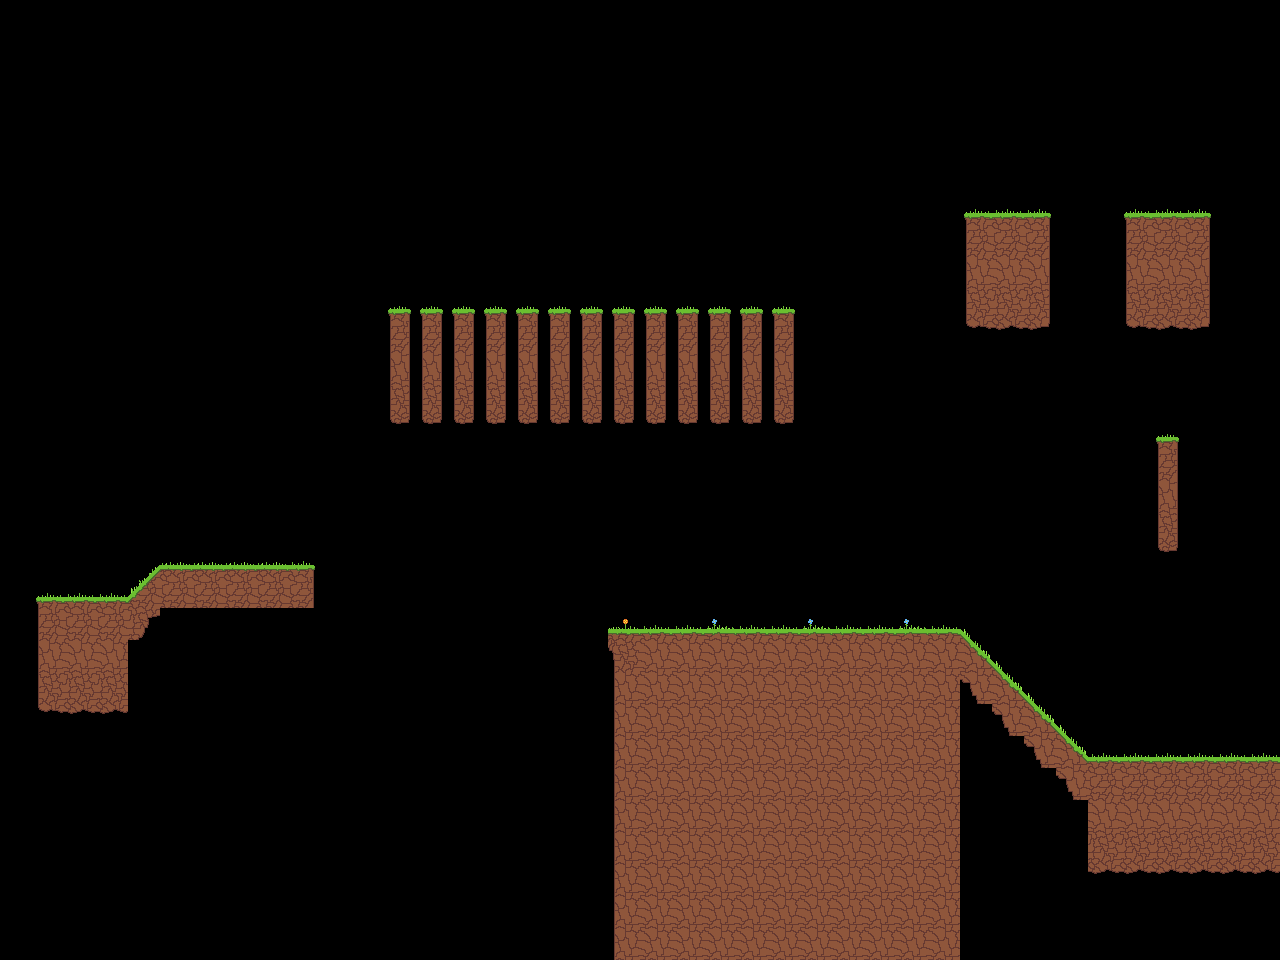

Below is a game level as drawn by its tile map, then a one-line description and the .tmx file that defines it, in full:
An orthogonal 40x30 tile map with 32x32 px tiles, 2 tile layers (Tile Layer 1, Tile Layer 2) and 17 objects.

<map version="1.9" tiledversion="1.9.2" orientation="orthogonal" renderorder="right-down" width="40" height="30" tilewidth="32" tileheight="32" infinite="0" nextlayerid="9" nextobjectid="18">
 <tileset firstgid="1" source="platformer_32_full.tsx" />
 <layer id="1" name="Tile Layer 1" width="40" height="30">
  <data encoding="csv">
0,0,0,0,0,0,0,0,0,0,0,0,0,0,0,0,0,0,0,0,0,0,0,0,0,0,0,0,0,0,0,0,0,0,0,0,0,0,0,0,
0,0,0,0,0,0,0,0,0,0,0,0,0,0,0,0,0,0,0,0,0,0,0,0,0,0,0,0,0,0,0,0,0,0,0,0,0,0,0,0,
0,0,0,0,0,0,0,0,0,0,0,0,0,0,0,0,0,0,0,0,0,0,0,0,0,0,0,0,0,0,0,0,0,0,0,0,0,0,0,0,
0,0,0,0,0,0,0,0,0,0,0,0,0,0,0,0,0,0,0,0,0,0,0,0,0,0,0,0,0,0,0,0,0,0,0,0,0,0,0,0,
0,0,0,0,0,0,0,0,0,0,0,0,0,0,0,0,0,0,0,0,0,0,0,0,0,0,0,0,0,0,0,0,0,0,0,0,0,0,0,0,
0,0,0,0,0,0,0,0,0,0,0,0,0,0,0,0,0,0,0,0,0,0,0,0,0,0,0,0,0,0,0,0,0,0,0,0,0,0,0,0,
0,0,0,0,0,0,0,0,0,0,0,0,0,0,0,0,0,0,0,0,0,0,0,0,0,0,0,0,0,0,0,0,0,0,0,0,0,0,0,0,
0,0,0,0,0,0,0,0,0,0,0,0,0,0,0,0,0,0,0,0,0,0,0,0,0,0,0,0,0,0,0,0,0,0,0,0,0,0,0,0,
0,0,0,0,0,0,0,0,0,0,0,0,0,0,0,0,0,0,0,0,0,0,0,0,0,0,0,0,0,0,0,0,0,0,0,0,0,0,0,0,
0,0,0,0,0,0,0,0,0,0,0,0,22,22,22,22,22,22,22,22,22,22,22,22,22,0,0,0,0,0,0,0,0,0,0,0,0,0,0,0,
0,0,0,0,0,0,0,0,0,0,0,0,31,31,31,31,31,31,31,31,31,31,31,31,31,0,0,0,0,0,0,0,0,0,0,0,0,0,0,0,
0,0,0,0,0,0,0,0,0,0,0,0,40,40,40,40,40,40,40,40,40,40,40,40,40,0,0,0,0,0,0,0,0,0,0,0,0,0,0,0,
0,0,0,0,0,0,0,0,0,0,0,0,49,49,49,49,49,49,49,49,49,49,49,49,49,0,0,0,0,0,0,0,0,0,0,0,0,0,0,0,
0,0,0,0,0,0,0,0,0,0,0,0,58,58,58,58,58,58,58,58,58,58,58,58,58,0,0,0,0,0,0,0,0,0,0,0,0,0,0,0,
0,0,0,0,0,0,0,0,0,0,0,0,0,0,0,0,0,0,0,0,0,0,0,0,0,0,0,0,0,0,0,0,0,0,0,0,0,0,0,0,
0,0,0,0,0,0,0,0,0,0,0,0,0,0,0,0,0,0,0,0,0,0,0,0,0,0,0,0,0,0,0,0,0,0,0,0,0,0,0,0,
0,0,0,0,0,0,0,0,0,0,0,0,0,0,0,0,0,0,0,0,0,0,0,0,0,0,0,0,0,0,0,0,0,0,0,0,0,0,0,0,
0,0,0,0,15,11,11,11,11,21,0,0,0,0,0,0,0,0,0,0,0,0,0,0,0,0,0,0,0,0,0,0,0,0,0,0,0,0,0,0,
0,19,20,20,23,29,29,29,29,30,0,0,0,0,0,0,0,0,0,0,0,0,0,0,0,0,0,0,0,0,0,0,0,0,0,0,0,0,0,0,
0,28,29,29,32,0,0,0,0,0,0,0,0,0,0,0,0,0,0,5,20,20,20,20,20,20,20,20,20,20,50,0,0,0,0,0,0,0,0,0,
0,37,38,38,0,0,0,0,0,0,0,0,0,0,0,0,0,0,0,125,38,38,38,38,38,38,38,38,38,38,59,50,0,0,0,0,0,0,0,0,
0,46,47,47,0,0,0,0,0,0,0,0,0,0,0,0,0,0,0,37,38,38,38,38,38,38,38,38,38,38,68,59,50,0,0,0,0,0,0,0,
0,55,56,56,0,0,0,0,0,0,0,0,0,0,0,0,0,0,0,37,38,38,38,38,38,38,38,38,38,38,0,68,59,50,0,0,0,0,0,0,
0,0,0,0,0,0,0,0,0,0,0,0,0,0,0,0,0,0,0,37,38,38,38,38,38,38,38,38,38,38,0,0,68,59,20,20,20,20,20,20,
0,0,0,0,0,0,0,0,0,0,0,0,0,0,0,0,0,0,0,37,38,38,38,38,38,38,38,38,38,38,0,0,0,68,29,29,29,29,29,29,
0,0,0,0,0,0,0,0,0,0,0,0,0,0,0,0,0,0,0,37,38,38,38,38,38,38,38,38,38,38,0,0,0,0,38,38,38,38,38,38,
0,0,0,0,0,0,0,0,0,0,0,0,0,0,0,0,0,0,0,37,38,38,38,38,38,38,38,38,38,38,0,0,0,0,47,47,47,47,47,47,
0,0,0,0,0,0,0,0,0,0,0,0,0,0,0,0,0,0,0,37,38,38,38,38,38,38,38,38,38,38,0,0,0,0,56,56,56,56,56,56,
0,0,0,0,0,0,0,0,0,0,0,0,0,0,0,0,0,0,0,37,38,38,38,38,38,38,38,38,38,38,0,0,0,0,0,0,0,0,0,0,
0,0,0,0,0,0,0,0,0,0,0,0,0,0,0,0,0,0,0,37,38,38,38,38,38,38,38,38,38,38,0,0,0,0,0,0,0,0,0,0
</data>
 </layer>
 <layer id="2" name="Tile Layer 2" width="40" height="30">
  <data encoding="csv">
0,0,0,0,0,0,0,0,0,0,0,0,0,0,0,0,0,0,0,0,0,0,0,0,0,0,0,0,0,0,0,0,0,0,0,0,0,0,0,0,
0,0,0,0,0,0,0,0,0,0,0,0,0,0,0,0,0,0,0,0,0,0,0,0,0,0,0,0,0,0,0,0,0,0,0,0,0,0,0,0,
0,0,0,0,0,0,0,0,0,0,0,0,0,0,0,0,0,0,0,0,0,0,0,0,0,0,0,0,0,0,0,0,0,0,0,0,0,0,0,0,
0,0,0,0,0,0,0,0,0,0,0,0,0,0,0,0,0,0,0,0,0,0,0,0,0,0,0,0,0,0,0,0,0,0,0,0,0,0,0,0,
0,0,0,0,0,0,0,0,0,0,0,0,0,0,0,0,0,0,0,0,0,0,0,0,0,0,0,0,0,0,0,0,0,0,0,0,0,0,0,0,
0,0,0,0,0,0,0,0,0,0,0,0,0,0,0,0,0,0,0,0,0,0,0,0,0,0,0,0,0,0,0,0,0,0,0,0,0,0,0,0,
0,0,0,0,0,0,0,0,0,0,0,0,0,0,0,0,0,0,0,0,0,0,0,0,0,0,0,0,0,0,19,20,21,0,0,19,20,21,0,0,
0,0,0,0,0,0,0,0,0,0,0,0,0,0,0,0,0,0,0,0,0,0,0,0,0,0,0,0,0,0,28,29,30,0,0,28,29,30,0,0,
0,0,0,0,0,0,0,0,0,0,0,0,0,0,0,0,0,0,0,0,0,0,0,0,0,0,0,0,0,0,37,38,39,0,0,37,38,39,0,0,
0,0,0,0,0,0,0,0,0,0,0,0,0,0,0,0,0,0,0,0,0,0,0,0,0,0,0,0,0,0,46,47,48,0,0,46,47,48,0,0,
0,0,0,0,0,0,0,0,0,0,0,0,0,0,0,0,0,0,0,0,0,0,0,0,0,0,0,0,0,0,55,56,57,0,0,55,56,57,0,0,
0,0,0,0,0,0,0,0,0,0,0,0,0,0,0,0,0,0,0,0,0,0,0,0,0,0,0,0,0,0,0,0,0,0,0,0,0,0,0,0,
0,0,0,0,0,0,0,0,0,0,0,0,0,0,0,0,0,0,0,0,0,0,0,0,0,0,0,0,0,0,0,0,0,0,0,0,0,0,0,0,
0,0,0,0,0,0,0,0,0,0,0,0,0,0,0,0,0,0,0,0,0,0,0,0,0,0,0,0,0,0,0,0,0,0,0,0,22,0,0,0,
0,0,0,0,0,0,0,0,0,0,0,0,0,0,0,0,0,0,0,0,0,0,0,0,0,0,0,0,0,0,0,0,0,0,0,0,31,0,0,0,
0,0,0,0,0,0,0,0,0,0,0,0,0,0,0,0,0,0,0,0,0,0,0,0,0,0,0,0,0,0,0,0,0,0,0,0,40,0,0,0,
0,0,0,0,0,0,0,0,0,0,0,0,0,0,0,0,0,0,0,0,0,0,0,0,0,0,0,0,0,0,0,0,0,0,0,0,49,0,0,0,
0,0,0,0,0,0,0,0,0,0,0,0,0,0,0,0,0,0,0,0,0,0,0,0,0,0,0,0,0,0,0,0,0,0,0,0,58,0,0,0,
0,0,0,0,0,0,0,0,0,0,0,0,0,0,0,0,0,0,0,0,0,0,0,0,0,0,0,0,0,0,0,0,0,0,0,0,0,0,0,0,
0,0,0,0,0,0,0,0,0,0,0,0,0,0,0,0,0,0,0,0,0,0,6,0,0,6,0,0,6,0,0,0,0,0,0,0,0,0,0,0,
0,0,0,0,0,0,0,0,0,0,0,0,0,0,0,0,0,0,0,0,0,0,0,0,0,0,0,0,0,0,0,0,0,0,0,0,0,0,0,0,
0,0,0,0,0,0,0,0,0,0,0,0,0,0,0,0,0,0,0,0,0,0,0,0,0,0,0,0,0,0,0,0,0,0,0,0,0,0,0,0,
0,0,0,0,0,0,0,0,0,0,0,0,0,0,0,0,0,0,0,0,0,0,0,0,0,0,0,0,0,0,0,0,0,0,0,0,0,0,0,0,
0,0,0,0,0,0,0,0,0,0,0,0,0,0,0,0,0,0,0,0,0,0,0,0,0,0,0,0,0,0,0,0,0,0,0,0,0,0,0,0,
0,0,0,0,0,0,0,0,0,0,0,0,0,0,0,0,0,0,0,0,0,0,0,0,0,0,0,0,0,0,0,0,0,0,0,0,0,0,0,0,
0,0,0,0,0,0,0,0,0,0,0,0,0,0,0,0,0,0,0,0,0,0,0,0,0,0,0,0,0,0,0,0,0,0,0,0,0,0,0,0,
0,0,0,0,0,0,0,0,0,0,0,0,0,0,0,0,0,0,0,0,0,0,0,0,0,0,0,0,0,0,0,0,0,0,0,0,0,0,0,0,
0,0,0,0,0,0,0,0,0,0,0,0,0,0,0,0,0,0,0,0,0,0,0,0,0,0,0,0,0,0,0,0,0,0,0,0,0,0,0,0,
0,0,0,0,0,0,0,0,0,0,0,0,0,0,0,0,0,0,0,0,0,0,0,0,0,0,0,0,0,0,0,0,0,0,0,0,0,0,0,0,
0,0,0,0,0,0,0,0,0,0,0,0,0,0,0,0,0,0,0,0,0,0,0,0,0,0,0,0,0,0,0,0,0,0,0,0,0,0,0,0
</data>
 </layer>
 <group id="3" name="objreem">
  <objectgroup id="6" name="posinitplayer">
   <object id="11" x="69.3498" y="559.752">
    <point />
   </object>
  </objectgroup>
  <objectgroup id="4" name="estrellas">
   <object id="4" x="652.632" y="616.718">
    <point />
   </object>
   <object id="5" x="693.498" y="615.48">
    <point />
   </object>
   <object id="6" x="738.08" y="615.48">
    <point />
   </object>
   <object id="7" x="787.616" y="611.765">
    <point />
   </object>
   <object id="8" x="835.913" y="613.003">
    <point />
   </object>
   <object id="9" x="892.879" y="613.003">
    <point />
   </object>
   <object id="10" x="933.746" y="611.765">
    <point />
   </object>
  </objectgroup>
  <objectgroup id="5" name="gotas">
   <object id="1" x="239.009" y="538.7">
    <point />
   </object>
   <object id="2" x="686.068" y="288.545">
    <point />
   </object>
   <object id="3" x="1131.89" y="734.365">
    <point />
   </object>
  </objectgroup>
 </group>
 <group id="7" name="objestaticos">
  <objectgroup id="8" name="suelos">
   <object id="12" x="40.8669" y="600.619">
    <polygon points="0,0 81.7337,0 115.17,-30.9598 272.446,-32.1981 271.207,9.90712 111.455,6.19195 96.5944,35.9133 85.4489,39.6285 84.2105,111.455 -2.47678,108.978" />
   </object>
   <object id="13" x="610.526" y="634.056">
    <polygon points="0,0 345.511,-1.23839 475.542,125.077 665.015,126.316 666.254,240.248 480.495,239.009 478.019,162.229 346.749,43.3437 349.226,321.981 4.95356,323.22" />
   </object>
   <object id="14" x="390.093" y="309.598" width="403.715" height="113.932" />
   <object id="15" x="965.944" y="211.765" width="85.4489" height="113.932" />
   <object id="16" x="1123.22" y="213.003" width="89.1641" height="115.17" />
   <object id="17" x="1157.89" y="433.437" width="21.0526" height="117.647" />
  </objectgroup>
 </group>
</map>
